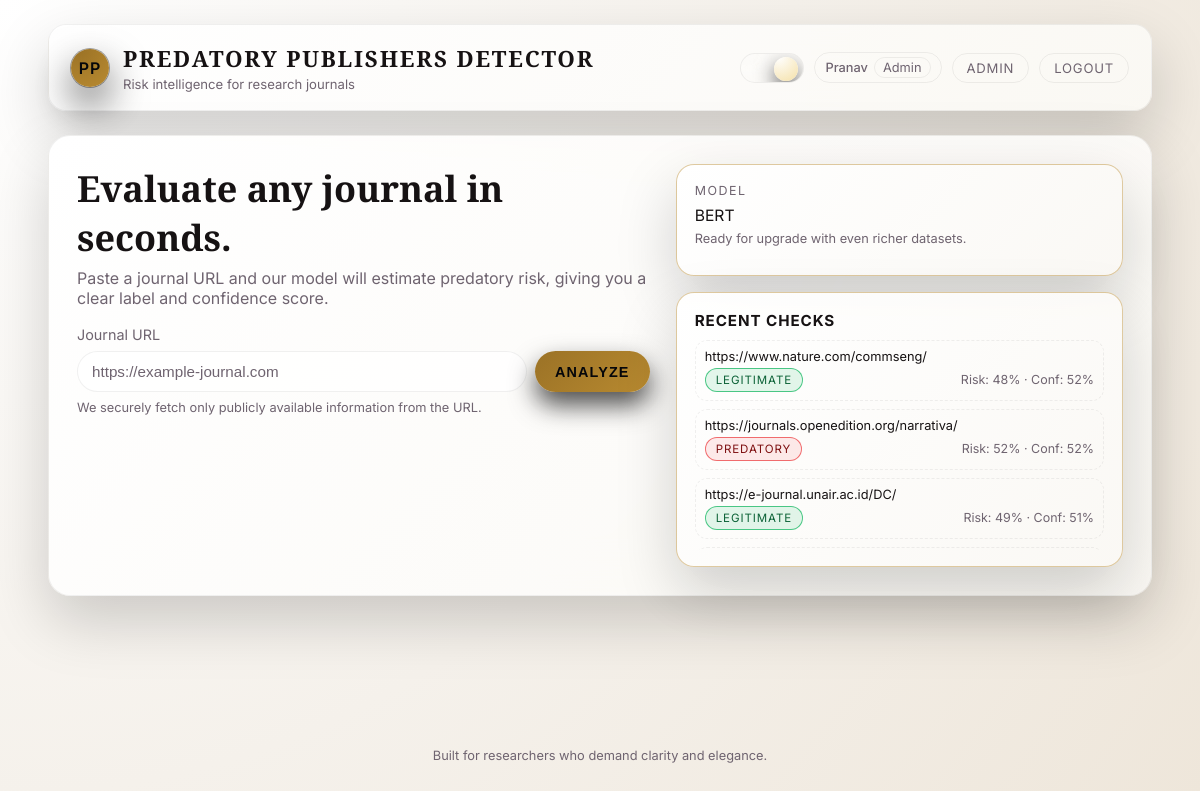
The page / (signed in) on the database its author committed.
### tables this page shows
CREATE TABLE users (
                id INTEGER PRIMARY KEY AUTOINCREMENT,
                username TEXT NOT NULL UNIQUE,
                password_hash TEXT NOT NULL,
                role TEXT NOT NULL CHECK(role IN ('admin', 'user')),
                created_at TEXT NOT NULL
            );

CREATE TABLE predictions (
                id INTEGER PRIMARY KEY AUTOINCREMENT,
                url TEXT NOT NULL,
                risk_score REAL NOT NULL,
                label TEXT NOT NULL,
                confidence REAL NOT NULL,
                created_at TEXT NOT NULL
            , user_id INTEGER);

### app.py (the view)
    @app.route("/")
    def index():
        user_id = session.get("user_id")
        recent = get_recent_predictions_for_user(user_id, limit=5) if user_id else []
        return render_template("index.html", recent_predictions=recent)

### predatory_detector/database.py (called while the page is built)
@contextmanager
def get_conn():
    conn = sqlite3.connect(DB_PATH)
    conn.row_factory = sqlite3.Row
    try:
        yield conn
        conn.commit()
    finally:
        conn.close()

def get_user_by_id(user_id: int) -> Optional[Dict[str, Any]]:
    with get_conn() as conn:
        cur = conn.execute("SELECT * FROM users WHERE id = ?", (user_id,))
        row = cur.fetchone()
        return dict(row) if row else None

def get_recent_predictions_for_user(user_id: int, limit: int = 25) -> List[Dict[str, Any]]:
    with get_conn() as conn:
        cur = conn.execute(
            """
            SELECT url, risk_score, label, confidence, created_at
            FROM predictions
            WHERE user_id = ?
            ORDER BY id DESC
            LIMIT ?
            """,
            (user_id, limit),
        )
        rows = cur.fetchall()
        return [dict(r) for r in rows]

### templates/index.html (shortened to what this page needs)
{% extends "base.html" %}
{% block content %}
  <section class="hero glass">
    <div class="hero-main">
      <h2>Evaluate any journal in seconds.</h2>
      <p>
        Paste a journal URL and our model will estimate predatory risk, giving you a clear label and confidence score.
      </p>
      <form id="analyzeForm" class="hero-form">
        <label for="journalUrl" class="field-label">Journal URL</label>
        <div class="field-row">
          <input
            id="journalUrl"
            name="journalUrl"
            type="url"
            placeholder="https://example-journal.com"
            required
          />
          <button type="submit" class="btn-primary">Analyze</button>
        </div>
        <p class="hint">We securely fetch only publicly available information from the URL.</p>
      </form>
    </div>
    <div class="hero-side">
      <div class="metric-card glass subtle-border">
        <div class="metric-label">Model</div>
        <div class="metric-value">BERT</div>
        <p class="metric-note">Ready for upgrade with even richer datasets.</p>
      </div>
      {% if recent_predictions %}
        <div class="recent-card glass subtle-border">
          <div class="recent-header">
            <h3>Recent checks</h3>
          </div>
          <ul class="recent-list">
            {% for row in recent_predictions %}
              <li>
                <div class="recent-url" title="{{ row.url }}">{{ row.url }}</div>
                <div class="recent-meta">
                  <span class="pill pill--small {% if row.label == 'Predatory' %}pill--danger{% else %}pill--success{% endif %}">
                    {{ row.label }}
                  </span>
                  <span class="recent-score">
                    Risk: {{ '%.0f'|format(row.risk_score * 100) }}% ·
                    Conf: {{ '%.0f'|format(row.confidence * 100) }}%
                  </span>
                </div>
              </li>
            {% endfor %}
          </ul>
        </div>
      {% endif %}
    </div>
  </section>
{% endblock %}

### templates/base.html (shortened to what this page needs)
<!DOCTYPE html>
<html lang="en" data-theme="dark">
  <head>
    <link rel="stylesheet" href="{{ url_for('static', filename='css/styles.css') }}" />
  </head>
  <body>
    <div class="app-shell">
      <header class="app-header glass">
        <a href="{{ url_for('index') }}" class="brand brand-link">
          <div class="brand-mark">PP</div>
          <div class="brand-copy">
            <h1>Predatory Publishers Detector</h1>
            <p>Risk intelligence for research journals</p>
          </div>
        </a>
        <div class="header-actions">
          <button
            class="theme-toggle"
            id="themeToggle"
            aria-label="Toggle color theme"
            aria-pressed="false"
          >
            <span class="theme-toggle-inner" aria-hidden="true">
              <span class="theme-toggle-icon theme-toggle-icon--moon">☾</span>
              <span class="theme-toggle-icon theme-toggle-icon--sun">☼</span>
              <span class="theme-toggle-thumb"></span>
            </span>
          </button>
          {% if current_user %}
            <span class="user-chip">
              <span class="user-name">{{ current_user.username }}</span>
              <span class="user-role">{{ current_user.role|capitalize }}</span>
            </span>
            {% if current_user.role == 'admin' %}
              <a href="{{ url_for('admin_dashboard') }}" class="pill-link">Admin</a>
            {% endif %}
            <a href="{{ url_for('logout') }}" class="pill-link pill-link--soft">Logout</a>
          {% else %}
            <a href="{{ url_for('login') }}" class="pill-link">Login</a>
            <a href="{{ url_for('signup') }}" class="pill-link pill-link--soft">Sign&nbsp;up</a>
            <a href="{{ url_for('guest_mode') }}" class="pill-link pill-link--ghost">Guest</a>
          {% endif %}
        </div>
      </header>
      <main class="app-main">
        {% block content %}{% endblock %}
      </main>
      <footer class="app-footer">
        <p>Built for researchers who demand clarity and elegance.</p>
      </footer>
    </div>
  </body>
</html>

### rows shown on the page
users: username "Pranav", role "Admin"
predictions: url "https://www.nature.com/commseng/", label "LEGITIMATE", row.risk_score*100 "48", row.confidence*100 "52"
predictions: url "https://journals.openedition.org/narrativa/", label "PREDATORY", row.risk_score*100 "52", row.confidence*100 "52"
predictions: url "https://e-journal.unair.ac.id/DC/", label "LEGITIMATE", row.risk_score*100 "49", row.confidence*100 "51"
